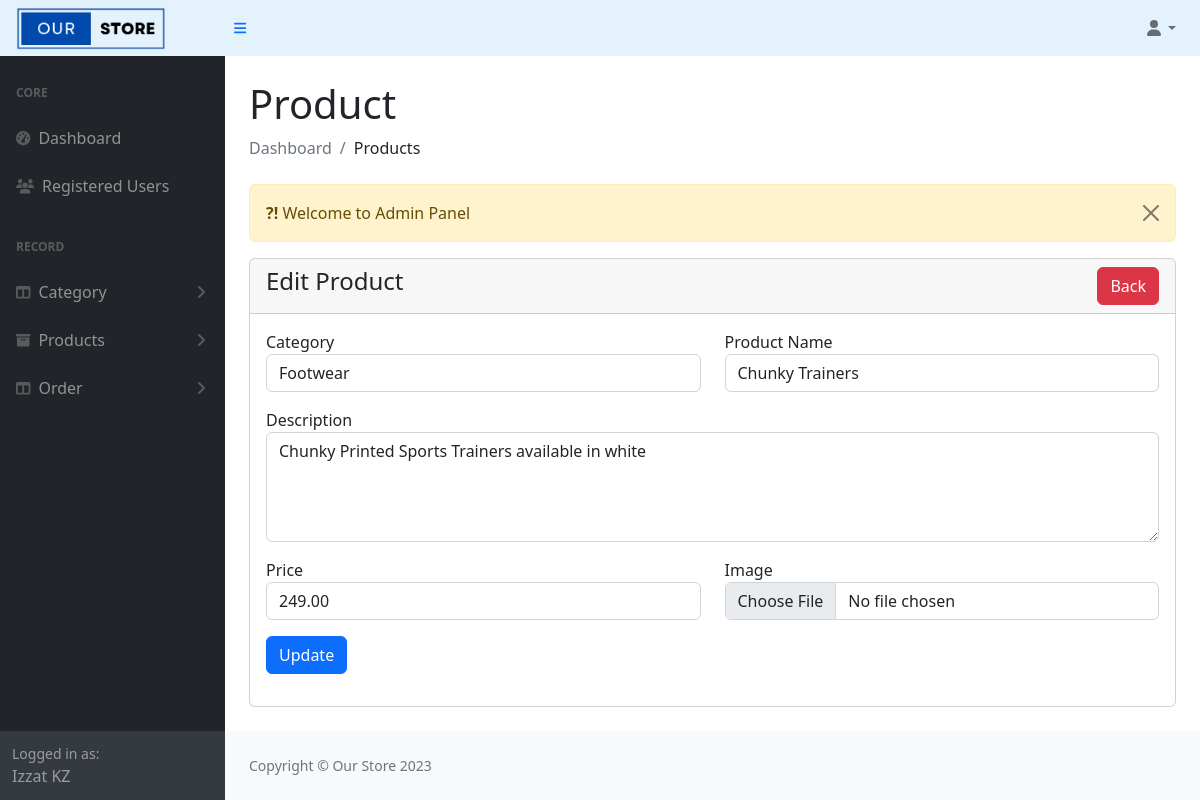
/admin/product-edit.php?product_id=1 (signed in), run on the app's committed database.
### tables this page shows
CREATE TABLE `products` (
  `product_id` int(11) NOT NULL,
  `category_id` int(11) DEFAULT NULL,
  `name` varchar(255) NOT NULL,
  `description` text DEFAULT NULL,
  `price` decimal(10,2) NOT NULL,
  `image` varchar(255) NOT NULL,
  `created_at` datetime NOT NULL DEFAULT current_timestamp()
);

CREATE TABLE `categories` (
  `category_id` int(11) NOT NULL,
  `name` varchar(191) NOT NULL,
  `description` text NOT NULL,
  `created_at` datetime NOT NULL DEFAULT current_timestamp()
);

### admin/product-edit.php (the view, shortened to what this page needs)
<?php
include('authentication.php');
include('includes/header.php');
?>
<div class="container-fluid px-4">
    <h1 class="mt-4">Product</h1>
    <ol class="breadcrumb mb-4">
        <li class="breadcrumb-item active">Dashboard</li>
        <li class="breadcrumb-item">Products</li>
    </ol>
    <div class="row">
        <div class="col-md-12">
        <?php include('message.php'); ?>
            <div class="card">
                <div class="card-header">
                    <h4>Edit Product
                    <a href="product-view.php" class="btn btn-danger float-end">Back</a>
                    </h4>
                </div>
                <div class="card-body">
                    <?php
                    if(isset($_GET['product_id']))
                    {
                        $product_id = $_GET['product_id'];
                        $query = "SELECT * FROM products WHERE product_id='$product_id' ";
                        $query_run = mysqli_query($con, $query);
                        if(mysqli_num_rows($query_run) > 0)
                        {
                            $product = mysqli_fetch_array($query_run);
                            ?>
                        <form action="crud.php" method="post" autocomplete="off" enctype="multipart/form-data">
                        <div class="row">
                            <div class="col-md-6 mb-3">
                                <label for="">Category</label>
                                <?php
                                $category = "SELECT * FROM categories";
                                $category_run = mysqli_query($con, $category);
                                if(mysqli_num_rows($category_run) > 0)
                                {
                                    ?>
                                    <select name="category_id" class="form-control" required>
                                        <?php
                                            foreach($category_run as $category_item){
                                            ?>
                                            <option value="<?=$category_item['category_id']?>"<?=$category_item['category_id'] == $product['category_id'] ? 'selected' : '' ?> >
                                            <?=$category_item['name'] ?></option>
                                            <?php
                                            }
                                        ?>
                                    </select>
                                    <?php
                                }
                                else
                                {
                                    echo "<h5>No Category Available</h5>";
                                }
                                ?>
                            </div>
                            <div class="col-md-6 mb-3">
                                <label for="">Product Name</label>
                                <input type="text" name="name" class="form-control" value="<?=$product['name']?>">
                            </div>
                            <div class="col-md-12 mb-3">
                                <label for="">Description</label>
                                <textarea name="description" class="form-control" rows="4"><?=$product['description']?></textarea>
                            </div>
                            <div class="col-md-6 mb-3">
                                <label for="">Price</label>
                                <input type="number" name="price" class="form-control" value="<?=$product['price']?>" />
                            </div>
                            <div class="col-md-6 mb-3">
                                <label for="">Image</label>
                                <input type="file" name="image" class="form-control">
                            </div>
                            <div class="col-md-12 mb-3">
                                <button type="submit" name="update_pro" class="btn btn-primary">Update</button>
                            </div>
                        </div>
                        </form>
                        <?php
                        }
                        else
                        {
                            echo "<h4>No Record Found</h4>";
                        }
                    }
                        ?>
                </div>
            </div>
        </div>
    </div>
</div>
<?php
include('includes/footer.php');
include('includes/scripts.php');
?>

### data on the page
products: category_id "Footwear", name "Chunky Trainers", description "Chunky Printed Sports Trainers available in white", price "249.00"

### other printed values
$_SESSION['auth_user']['user_name'] "Izzat KZ"
$_SESSION['message'] "Welcome to Admin Panel"
